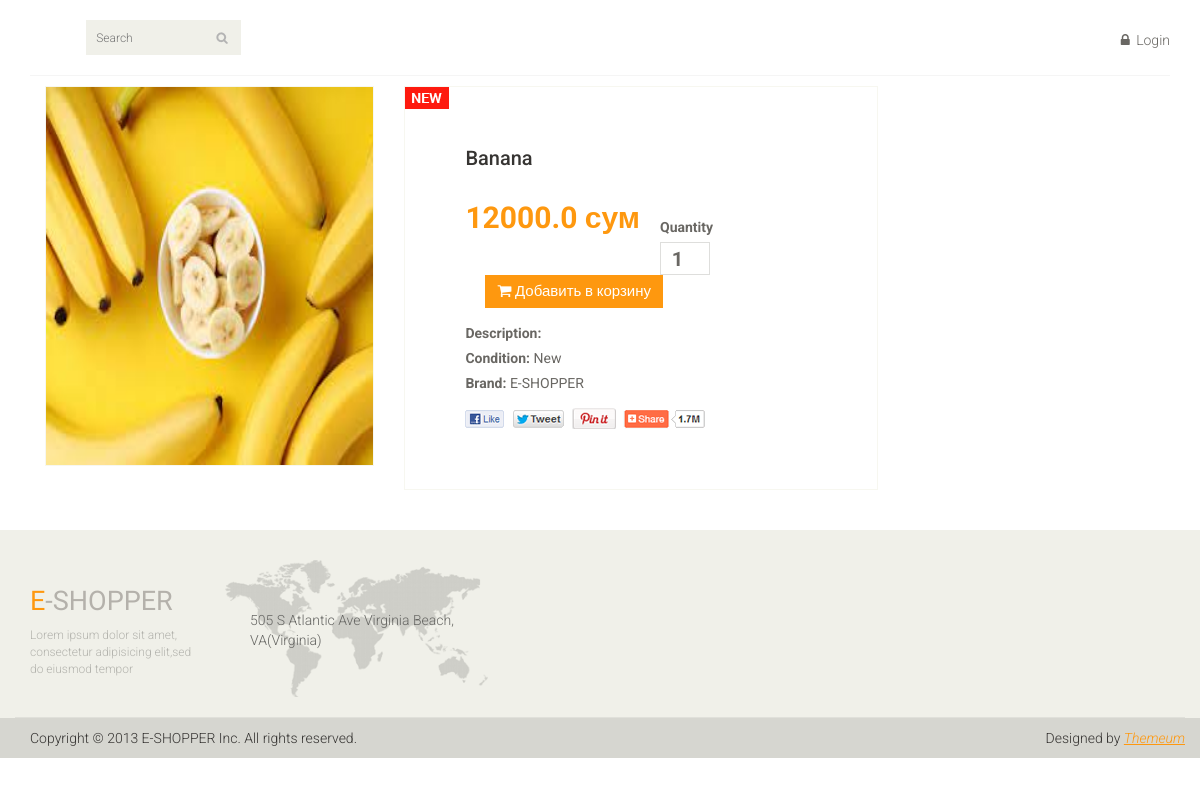
Page /product/Banana/2 on the committed database.
### catalog/models.py (models this page shows, shortened)
class Product(models.Model):
    objects = models.Model
    name = models.CharField(max_length=60)
    desc = models.CharField(max_length=150)
    quantity = models.IntegerField()
    price = models.FloatField()
    product_image = models.ImageField(null=True, blank=True, upload_to='media')
    reviews = models.FloatField()
    category = models.ForeignKey(Category, on_delete=models.CASCADE)
    added_day = models.DateTimeField(auto_now_add=True)

### catalog/views.py (the view)
# urls.py: path('product/<str:name>/<int:pk>', views.get_product),
def get_product(request, name, pk):
    get_exact_product = models.Product.objects.get(name=name, id=pk)
    context = {'product': get_exact_product}
    return render(request, 'product.html', context)

### catalog/templates/product.html (shortened to what this page needs)
{% extends 'index.html' %}
{% load static %}
{% block content %}
<section>
    <div class="container">
        <div class="row">
            <div class="col-sm-9 padding-right">
            <div class="product-details">
                <div class="col-sm-5">
                    <div class="view-product">
                        <img src="/{{ product.product_image }}" alt="" />
                    </div>
                </div>
                <div class="col-sm-7">
                    <div class="product-information">
                        <img src="{% static 'images/product-details/new.jpg' %}" class="newarrival" alt="" />
                        <h2>{{ product.name }}</h2>
                        <span>
                            <span>{{ product.price }} сум</span><br>
                            <label>Quantity</label><br>
                            <form method="POST" action="/add-product-to-cart/{{ product.id }}">
                                <input type="number" value="1" name="pr_count" min="1" max="{{ product.product_amount }}">
                                <button type="submit" class="btn btn-fefault cart">
                                    <i class="fa fa-shopping-cart"></i>
                                          Добавить в корзину
                                </button>
                            </form>
                        </span>
                        <p><b>Description:</b> {{ product.description }}</p>
                        <p><b>Condition:</b> New</p>
                        <p><b>Brand:</b> E-SHOPPER</p>
                        <a href=""><img src="images/product-details/share.png" class="share img-responsive"  alt="" /></a>
                    </div>
                </div>
            </div>
        </div>
        </div>
    </div>
</section>
{% endblock content %}

### catalog/static/css/main.css (style rules this page uses)
body { font-family: 'Roboto', sans-serif; background:; position: relative; font-weight:400px; }
a { -webkit-transition: 300ms; -moz-transition: 300ms; -o-transition: 300ms; transition: 300ms; }
h1, h2, h3, h4, h5, h6 { font-family: 'Roboto', sans-serif; }
.padding-right { padding-right: 0; }
.product-details { overflow:hidden; }
.product-details { margin-bottom: 40px; overflow: hidden; margin-top: 10px; }
.view-product { position: relative; }
.view-product img { border: 1px solid #F7F7F0; height: 380px; width: 100%; }
.product-information { border: 1px solid #F7F7F0; overflow: hidden; padding-bottom: 60px; padding-left: 60px; padding-top: 60px; position: relative; }
.newarrival { position:absolute; top:0; left:0 }
.product-information h2 { color: #363432; font-family: 'Roboto', sans-serif; font-size: 20px; margin-top: 0; }
.product-information p { color: #696763; font-family: 'Roboto', sans-serif; margin-bottom: 5px; }
.product-information span { display: inline-block; margin-bottom: 8px; margin-top: 18px; }
.product-information span span { color: #FE980F; float: left; font-family: 'Roboto', sans-serif; font-size: 30px; font-weight: 700; margin-right: 20px; margin-top: 0px; }
.product-information span input { border: 1px solid #DEDEDC; color: #696763; font-family: 'Roboto', sans-serif; font-size: 20px; font-weight: 700; height: 33px; outline: medium none; text-align: center; width: 50px; }
.product-information span label { color: #696763; font-family: 'Roboto', sans-serif; font-weight: 700; margin-bottom: 5px; }
.share { margin-top: 15px; }
.cart { background: #FE980F; border: 0 none; border-radius: 0; color: #FFFFFF; font-family: 'Roboto', sans-serif; font-size: 15px; margin-bottom: 7px; margin-left: 20px; }

### rows in the picture
Product: product_image (picture), name "Banana", price "12000.0"
